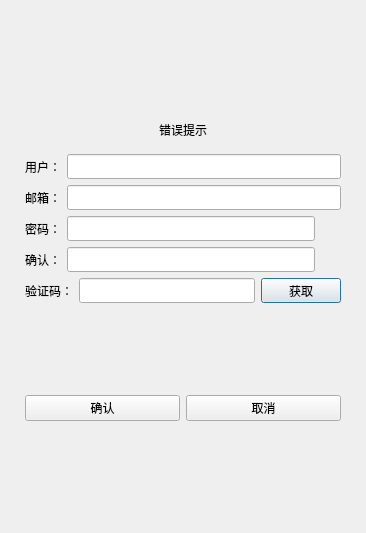
<?xml version="1.0" encoding="UTF-8"?>
<ui version="4.0">
 <class>RegisterDialog</class>
 <widget class="QDialog" name="RegisterDialog">
  <property name="geometry">
   <rect>
    <x>0</x>
    <y>0</y>
    <width>366</width>
    <height>533</height>
   </rect>
  </property>
  <property name="windowTitle">
   <string>Dialog</string>
  </property>
  <layout class="QVBoxLayout" name="verticalLayout_2">
   <item>
    <layout class="QVBoxLayout" name="verticalLayout">
     <property name="leftMargin">
      <number>5</number>
     </property>
     <property name="topMargin">
      <number>5</number>
     </property>
     <property name="rightMargin">
      <number>5</number>
     </property>
     <property name="bottomMargin">
      <number>5</number>
     </property>
     <item>
      <widget class="QStackedWidget" name="stackedWidget">
       <property name="currentIndex">
        <number>0</number>
       </property>
       <widget class="QWidget" name="page">
        <layout class="QVBoxLayout" name="verticalLayout_3">
         <item>
          <spacer name="verticalSpacer">
           <property name="orientation">
            <enum>Qt::Vertical</enum>
           </property>
           <property name="sizeHint" stdset="0">
            <size>
             <width>20</width>
             <height>40</height>
            </size>
           </property>
          </spacer>
         </item>
         <item>
          <widget class="QWidget" name="widget" native="true">
           <layout class="QVBoxLayout" name="verticalLayout_4">
            <item>
             <widget class="QLabel" name="lbErrTip">
              <property name="text">
               <string>错误提示</string>
              </property>
              <property name="alignment">
               <set>Qt::AlignCenter</set>
              </property>
             </widget>
            </item>
           </layout>
          </widget>
         </item>
         <item>
          <layout class="QHBoxLayout" name="horizontalLayout">
           <item>
            <widget class="QLabel" name="lbUser">
             <property name="minimumSize">
              <size>
               <width>0</width>
               <height>25</height>
              </size>
             </property>
             <property name="maximumSize">
              <size>
               <width>16777215</width>
               <height>25</height>
              </size>
             </property>
             <property name="text">
              <string>用户：</string>
             </property>
            </widget>
           </item>
           <item>
            <widget class="QLineEdit" name="editUser">
             <property name="minimumSize">
              <size>
               <width>0</width>
               <height>25</height>
              </size>
             </property>
             <property name="maximumSize">
              <size>
               <width>16777215</width>
               <height>25</height>
              </size>
             </property>
            </widget>
           </item>
          </layout>
         </item>
         <item>
          <layout class="QHBoxLayout" name="horizontalLayout_2">
           <item>
            <widget class="QLabel" name="lbEmail">
             <property name="minimumSize">
              <size>
               <width>0</width>
               <height>25</height>
              </size>
             </property>
             <property name="maximumSize">
              <size>
               <width>16777215</width>
               <height>25</height>
              </size>
             </property>
             <property name="text">
              <string>邮箱：</string>
             </property>
            </widget>
           </item>
           <item>
            <widget class="QLineEdit" name="editEmail">
             <property name="minimumSize">
              <size>
               <width>0</width>
               <height>25</height>
              </size>
             </property>
             <property name="maximumSize">
              <size>
               <width>16777215</width>
               <height>25</height>
              </size>
             </property>
            </widget>
           </item>
          </layout>
         </item>
         <item>
          <layout class="QHBoxLayout" name="horizontalLayout_3">
           <item>
            <widget class="QLabel" name="lbPass">
             <property name="minimumSize">
              <size>
               <width>0</width>
               <height>25</height>
              </size>
             </property>
             <property name="maximumSize">
              <size>
               <width>16777215</width>
               <height>25</height>
              </size>
             </property>
             <property name="text">
              <string>密码：</string>
             </property>
            </widget>
           </item>
           <item>
            <widget class="QLineEdit" name="editPass">
             <property name="minimumSize">
              <size>
               <width>0</width>
               <height>25</height>
              </size>
             </property>
             <property name="maximumSize">
              <size>
               <width>16777215</width>
               <height>25</height>
              </size>
             </property>
            </widget>
           </item>
           <item>
            <widget class="ClickedLabel" name="lbPassVisible">
             <property name="minimumSize">
              <size>
               <width>20</width>
               <height>20</height>
              </size>
             </property>
             <property name="maximumSize">
              <size>
               <width>20</width>
               <height>20</height>
              </size>
             </property>
             <property name="text">
              <string/>
             </property>
            </widget>
           </item>
          </layout>
         </item>
         <item>
          <layout class="QHBoxLayout" name="horizontalLayout_4">
           <item>
            <widget class="QLabel" name="lbVerify">
             <property name="minimumSize">
              <size>
               <width>0</width>
               <height>25</height>
              </size>
             </property>
             <property name="maximumSize">
              <size>
               <width>16777215</width>
               <height>25</height>
              </size>
             </property>
             <property name="text">
              <string>确认：</string>
             </property>
            </widget>
           </item>
           <item>
            <widget class="QLineEdit" name="editVerify">
             <property name="minimumSize">
              <size>
               <width>0</width>
               <height>25</height>
              </size>
             </property>
             <property name="maximumSize">
              <size>
               <width>16777215</width>
               <height>25</height>
              </size>
             </property>
            </widget>
           </item>
           <item>
            <widget class="ClickedLabel" name="lbVerifyVisible">
             <property name="minimumSize">
              <size>
               <width>20</width>
               <height>20</height>
              </size>
             </property>
             <property name="maximumSize">
              <size>
               <width>20</width>
               <height>20</height>
              </size>
             </property>
             <property name="text">
              <string/>
             </property>
            </widget>
           </item>
          </layout>
         </item>
         <item>
          <layout class="QHBoxLayout" name="horizontalLayout_5">
           <item>
            <widget class="QLabel" name="lbCode">
             <property name="minimumSize">
              <size>
               <width>0</width>
               <height>25</height>
              </size>
             </property>
             <property name="maximumSize">
              <size>
               <width>16777215</width>
               <height>25</height>
              </size>
             </property>
             <property name="text">
              <string>验证码：</string>
             </property>
            </widget>
           </item>
           <item>
            <widget class="QLineEdit" name="editCode">
             <property name="minimumSize">
              <size>
               <width>0</width>
               <height>25</height>
              </size>
             </property>
             <property name="maximumSize">
              <size>
               <width>16777215</width>
               <height>25</height>
              </size>
             </property>
            </widget>
           </item>
           <item>
            <widget class="TimerBtn" name="btnGetCode">
             <property name="minimumSize">
              <size>
               <width>0</width>
               <height>25</height>
              </size>
             </property>
             <property name="maximumSize">
              <size>
               <width>16777215</width>
               <height>25</height>
              </size>
             </property>
             <property name="text">
              <string>获取</string>
             </property>
            </widget>
           </item>
          </layout>
         </item>
         <item>
          <spacer name="verticalSpacer_2">
           <property name="orientation">
            <enum>Qt::Vertical</enum>
           </property>
           <property name="sizeHint" stdset="0">
            <size>
             <width>20</width>
             <height>40</height>
            </size>
           </property>
          </spacer>
         </item>
         <item>
          <layout class="QHBoxLayout" name="horizontalLayout_6">
           <item>
            <widget class="QPushButton" name="btnConfirm">
             <property name="text">
              <string>确认</string>
             </property>
            </widget>
           </item>
           <item>
            <widget class="QPushButton" name="btnCancel">
             <property name="text">
              <string>取消</string>
             </property>
            </widget>
           </item>
          </layout>
         </item>
         <item>
          <spacer name="verticalSpacer_3">
           <property name="orientation">
            <enum>Qt::Vertical</enum>
           </property>
           <property name="sizeHint" stdset="0">
            <size>
             <width>20</width>
             <height>40</height>
            </size>
           </property>
          </spacer>
         </item>
        </layout>
       </widget>
       <widget class="QWidget" name="page_2">
        <layout class="QVBoxLayout" name="verticalLayout_5">
         <item>
          <spacer name="verticalSpacer_5">
           <property name="orientation">
            <enum>Qt::Vertical</enum>
           </property>
           <property name="sizeHint" stdset="0">
            <size>
             <width>20</width>
             <height>40</height>
            </size>
           </property>
          </spacer>
         </item>
         <item>
          <widget class="QLabel" name="lbTip">
           <property name="text">
            <string>注册成功，5s后返回登录界面</string>
           </property>
           <property name="alignment">
            <set>Qt::AlignCenter</set>
           </property>
          </widget>
         </item>
         <item>
          <widget class="QLabel" name="label_2">
           <property name="text">
            <string>可点击返回按钮直接返回登录界面</string>
           </property>
           <property name="alignment">
            <set>Qt::AlignCenter</set>
           </property>
          </widget>
         </item>
         <item>
          <spacer name="verticalSpacer_4">
           <property name="orientation">
            <enum>Qt::Vertical</enum>
           </property>
           <property name="sizeHint" stdset="0">
            <size>
             <width>20</width>
             <height>40</height>
            </size>
           </property>
          </spacer>
         </item>
         <item>
          <widget class="QWidget" name="widget_2" native="true">
           <layout class="QHBoxLayout" name="horizontalLayout_7">
            <item>
             <spacer name="horizontalSpacer">
              <property name="orientation">
               <enum>Qt::Horizontal</enum>
              </property>
              <property name="sizeHint" stdset="0">
               <size>
                <width>40</width>
                <height>20</height>
               </size>
              </property>
             </spacer>
            </item>
            <item>
             <widget class="QPushButton" name="btnReturn">
              <property name="minimumSize">
               <size>
                <width>0</width>
                <height>25</height>
               </size>
              </property>
              <property name="maximumSize">
               <size>
                <width>16777215</width>
                <height>25</height>
               </size>
              </property>
              <property name="text">
               <string>返回登陆</string>
              </property>
             </widget>
            </item>
            <item>
             <spacer name="horizontalSpacer_2">
              <property name="orientation">
               <enum>Qt::Horizontal</enum>
              </property>
              <property name="sizeHint" stdset="0">
               <size>
                <width>40</width>
                <height>20</height>
               </size>
              </property>
             </spacer>
            </item>
           </layout>
          </widget>
         </item>
         <item>
          <spacer name="verticalSpacer_6">
           <property name="orientation">
            <enum>Qt::Vertical</enum>
           </property>
           <property name="sizeHint" stdset="0">
            <size>
             <width>20</width>
             <height>40</height>
            </size>
           </property>
          </spacer>
         </item>
        </layout>
       </widget>
      </widget>
     </item>
    </layout>
   </item>
  </layout>
 </widget>
 <customwidgets>
  <customwidget>
   <class>TimerBtn</class>
   <extends>QPushButton</extends>
   <header>timer_btn.h</header>
  </customwidget>
  <customwidget>
   <class>ClickedLabel</class>
   <extends>QLabel</extends>
   <header>clicked_label.h</header>
  </customwidget>
 </customwidgets>
 <resources>
  <include location="../resources.qrc"/>
 </resources>
 <connections/>
</ui>
